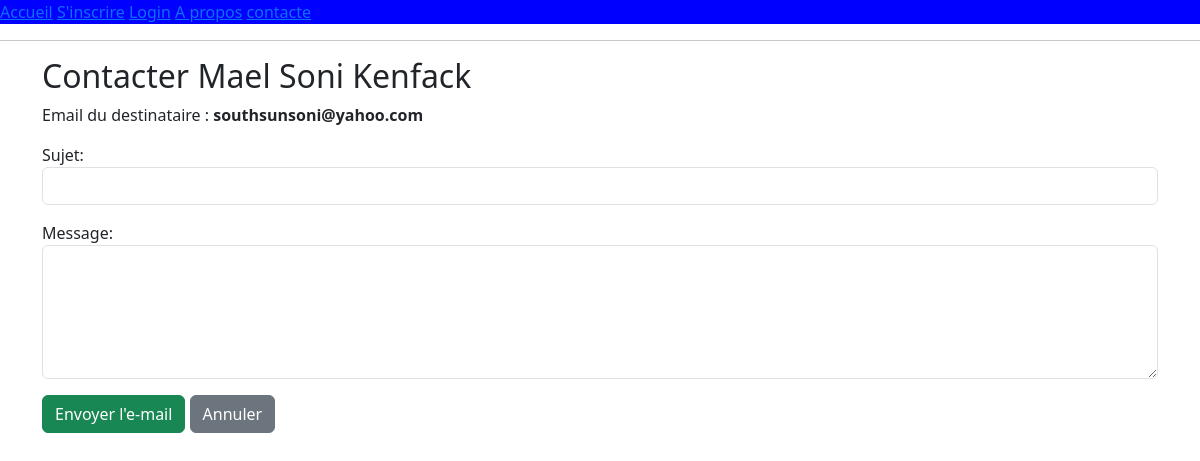
The page /contacter/17/ on the database its author committed.
### members/models.py (models this page shows, shortened)
class Membre(models.Model):
    user = models.OneToOneField(User,on_delete=models.CASCADE, null=True, blank=True)
    STATUS_ACTIVITE=[
        ('actif', 'Àctif'),
        ('inactif', 'Inactif'),
        ('en_probation', 'En probation'),
        ('default', ''),
    ]
    nom = models.CharField(max_length=100)
    prenom = models.CharField(max_length=100)
    email = models.EmailField(unique=False)
    matricule= models.CharField(max_length=6,unique=True)
    status= models.CharField(max_length=20,choices=STATUS_ACTIVITE, default='default')
    cotisation = models.DecimalField(max_digits=10, decimal_places=2, default=0.00)

### members/views.py (the view)
# urls.py: path('contacter/<int:membre_id>/', views.contacter_membre, name='contacter_membre'),
def contacter_membre(request, membre_id):
    membre = get_object_or_404(Membre, id=membre_id)
    if request.method == 'POST':
        form = ContactMessageForm(request.POST)
        if form.is_valid():
            sujet = form.cleaned_data['sujet']
            corps = form.cleaned_data['message']
            expediteur = 'solidaritecameroun06@gmail.com'
            try:
                send_mail(sujet, corps, expediteur, [membre.email])
                messages.success(request, f"Message envoyé à {membre.prenom} !")
                return redirect('liste_membres')
            except Exception as e:
                messages.error(request, f"Erreur d'envoi : {e}")
    else:
        form = ContactMessageForm(initial={'sujet': ''})
    return render(request, 'members/contacter_membre.html', {'form': form, 'membre': membre})

### members/forms.py
class ContactMessageForm(forms.Form):
    sujet = forms.CharField(max_length=100, widget=forms.TextInput(attrs={'class': 'form-control'}))
    message = forms.CharField(widget=forms.Textarea(attrs={'class': 'form-control', 'rows': 5}))

### members/templates/members/contacter_membre.html (shortened to what this page needs)
{% extends 'members/accueil.html' %}
{% block content %}
<div class="container">
    <h2>Contacter {{ membre.prenom }} {{ membre.nom }}</h2>
    <p>Email du destinataire : <strong>{{ membre.email }}</strong></p>
    <form method="post">
        {{ form.as_p }}
        <button type="submit" class="btn btn-success">Envoyer l'e-mail</button>
        <a href="{% url 'liste_membres' %}" class="btn btn-secondary">Annuler</a>
    </form>
</div>
{% endblock %}

### rows shown on the page
Membre: prenom "Mael", nom "Soni Kenfack", email "southsunsoni@yahoo.com"
